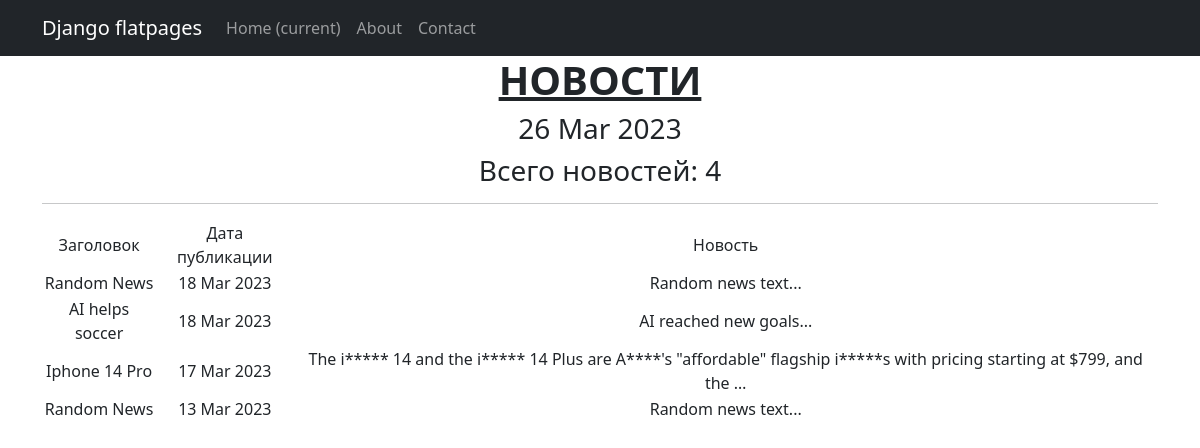
Page /news/ on the committed database.
### news/models.py (models this page shows, shortened)
class Post(models.Model):
    news = 'NW'
    article = 'AR'
    CATEGORY_TYPE = [
        (news, 'Новость'),
        (article, 'Статья')
    ]
    author = models.ForeignKey(Author, on_delete=models.CASCADE)
    categoryType = models.CharField(max_length=2, choices=CATEGORY_TYPE, default=news)
    createDate = models.DateTimeField(auto_now_add=True)
    title = models.CharField(max_length=128)
    text = models.TextField()
    postCategory = models.ManyToManyField(Category, through='PostCategory')
    postRating = models.IntegerField(default=0)

### news/views.py (the view)
# urls.py: path('', NewsList.as_view()),
class NewsList(ListView):
    model = Post
    ordering = '-createDate'
    template_name = 'news_list.html'
    context_object_name = 'news'
    def get_context_data(self, **kwargs):
        context = super().get_context_data(**kwargs)
        context['time_now'] = datetime.utcnow()
        return context

### news/templatetags/my_filters.py (called while the page is built)
@register.filter()
def censor(value):
    text = value
    try:
        for word in WORDS:
            repl = word[0] + '*' * (len(word)-1)
            text = text.replace(word, repl)
    except Exception as e:
        print(f'Попытка применить censor-фильтр к переменной типа {type(value)}')
    return text

### templates/news_list.html (shortened to what this page needs)
{% extends 'flatpages/default.html' %}
{% load my_filters %}
{% block content %}
   <h1><span style="text-decoration: underline;"><strong>НОВОСТИ</strong></span></h1>
   <h3>{{ time_now|date:'d M Y' }}</h3>
   <h3>Всего новостей: {{ news|length }}</h3>
   <hr>
   {% if news %}
       <table style="margin-left: auto; margin-right: auto;">
           <tr>
               <td>Заголовок</td>
               <td>Дата публикации</td>
               <td>Новость</td>
           </tr>
           {% for news_copy in news %}
           <tr>
               <td>{{ news_copy.title|censor }}</td>
               <td>{{ news_copy.createDate|date:'d M Y' }}</td>
               <td>{{ news_copy.text|truncatewords:20|censor }}</td>
           </tr>
           {% endfor %}
       </table>
   {% else %}
       <h2>Новостей нет!</h2>
   {% endif %}
{% endblock content %}

### rows in the picture
Post: title|censor "Random News", createDate "18 Mar 2023", text|censor "Random news text..."
Post: title|censor "AI helps soccer", createDate "18 Mar 2023", text|censor "AI reached new goals..."
Post: title|censor "Iphone 14 Pro", createDate "17 Mar 2023", text|censor "The i***** 14 and the i***** 14 Plus are A****'s \"affordable\" flagship i*****s with pricing starting at $799, and the …"
Post: title|censor "Random News", createDate "13 Mar 2023", text|censor "Random news text..."

### other values in the picture
{{ time_now|date:'d M Y' }} "26 Mar 2023"
{{ news|length }} "4"
